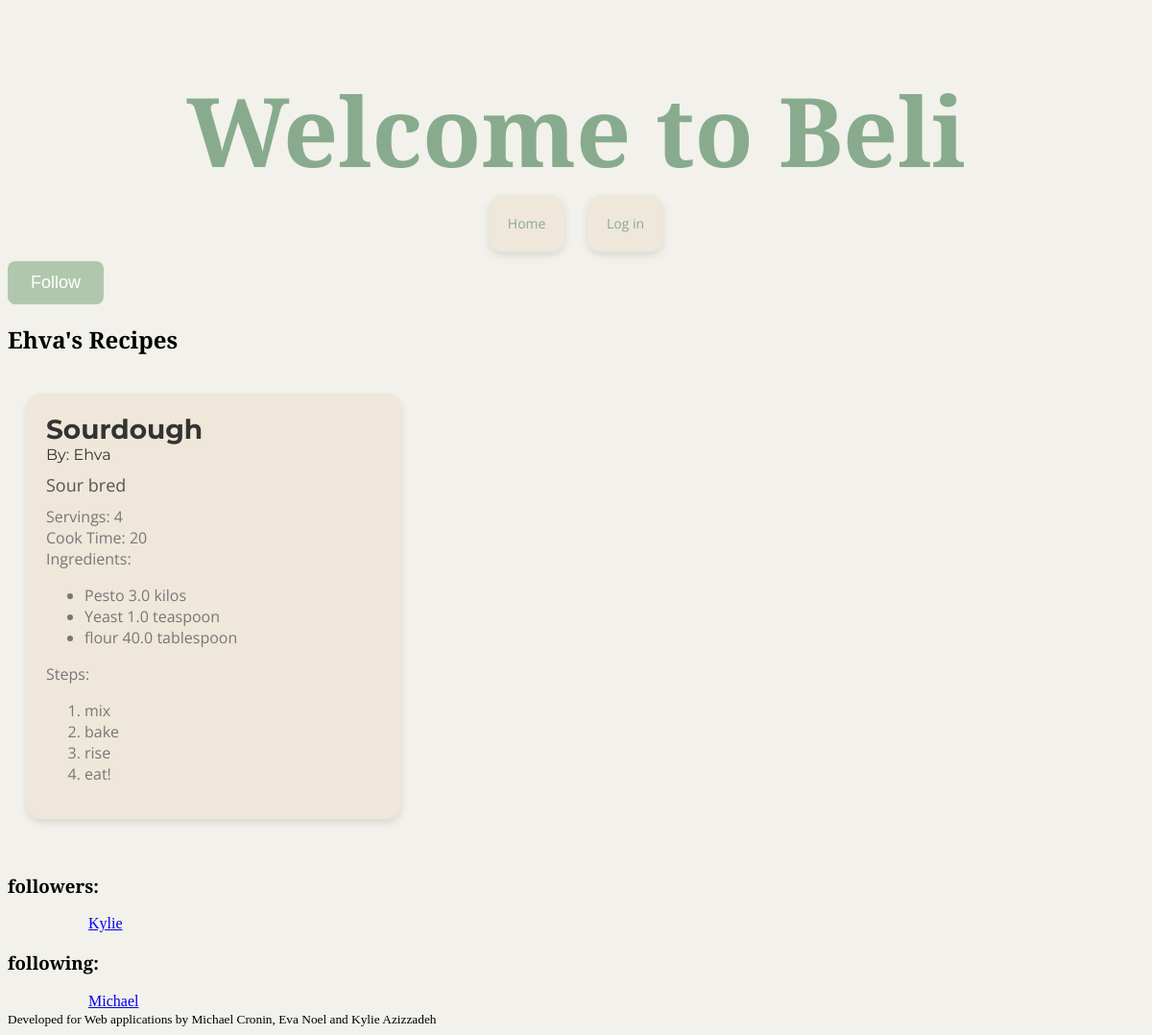
The page /user/2 on the database as committed earlier.
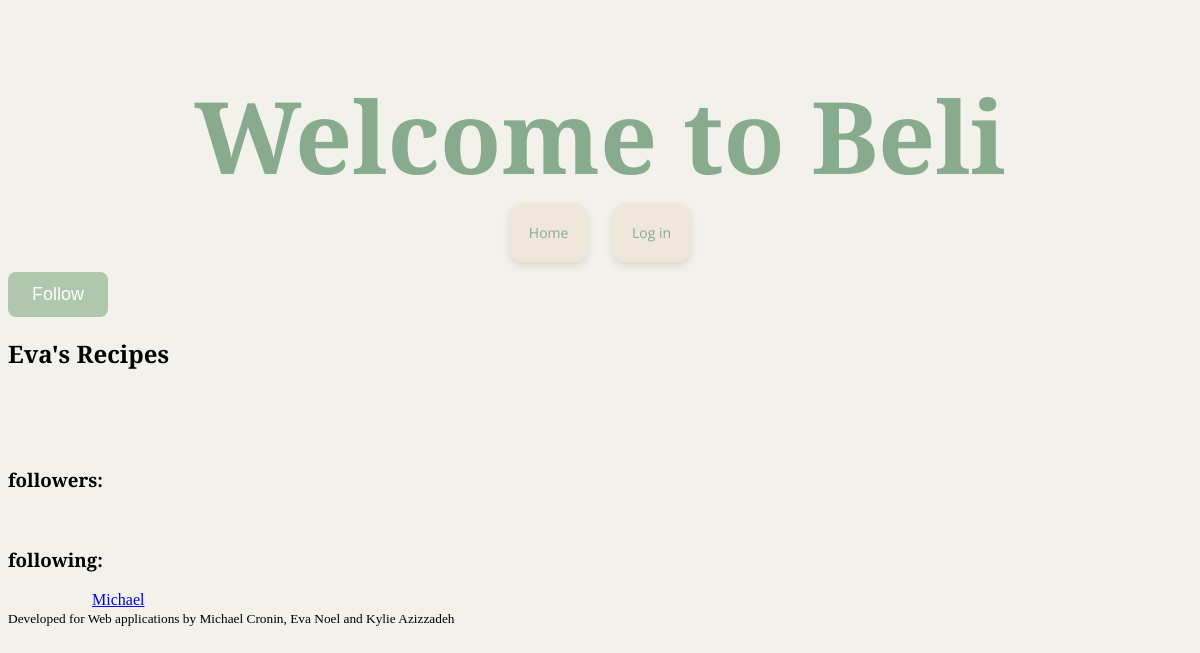
The same page on the database as committed later.
### beli/model.py (models this page shows)
class User(flask_login.UserMixin, db.Model):
    id = db.Column(db.Integer, primary_key=True)
    email = db.Column(db.String(128), unique=True, nullable=False)
    name = db.Column(db.String(64), nullable=False)
    password = db.Column(db.String(100), nullable=False)
    recipes = db.relationship('Recipe', back_populates='user')
    photos = db.relationship('Photo', back_populates='user')
    ratings = db.relationship('Rating', back_populates='user')
    bookmarks = db.relationship('Bookmark', back_populates='user')
    photos = db.relationship('Photo', back_populates='user')
    following = db.relationship(
        "User",
        secondary=FollowingAssociation.__table__,
        primaryjoin=FollowingAssociation.follower_id == id,
        secondaryjoin=FollowingAssociation.followed_id == id,
        back_populates="followers",
    )
    followers = db.relationship(
        "User",
        secondary=FollowingAssociation.__table__,
        primaryjoin=FollowingAssociation.followed_id == id,
        secondaryjoin=FollowingAssociation.follower_id == id,
        back_populates="following",
    )

class Recipe(db.Model):
    id = db.Column(db.Integer, primary_key=True)
    title = db.Column(db.String(512), nullable=False)
    description = db.Column(db.Text, nullable=False)
    servings = db.Column(db.Integer, nullable=False)
    cook_time = db.Column(db.Integer, nullable=False)
    user_id = db.Column(db.Integer, db.ForeignKey('user.id'), nullable=False)
    complete = db.Column(db.Boolean, nullable=False)
    user = db.relationship('User', back_populates='recipes')
    quantified_ingredients = db.relationship('QuantifiedIngredient', back_populates='recipe')
    steps = db.relationship('Step', back_populates='recipe')
    ratings = db.relationship('Rating', back_populates='recipe')
    bookmarks = db.relationship('Bookmark', back_populates='recipe')
    photos = db.relationship('Photo', back_populates='recipe')

class QuantifiedIngredient(db.Model):
    id = db.Column(db.Integer, primary_key=True)
    amount = db.Column(db.Float, nullable=False)
    unit = db.Column(db.String(64), nullable=False)
    ingredient_id = db.Column(db.Integer, db.ForeignKey('ingredient.id'), nullable=False)
    ingredient = db.relationship('Ingredient', back_populates='quantified_ingredients')
    recipe_id = db.Column(db.Integer, db.ForeignKey('recipe.id'), nullable=False)
    recipe = db.relationship('Recipe', back_populates='quantified_ingredients')

class Ingredient(db.Model):
    id = db.Column(db.Integer, primary_key=True)
    name = db.Column(db.String(512), nullable=False)
    quantified_ingredients = db.relationship('QuantifiedIngredient', back_populates='ingredient')

class Step(db.Model):
    id = db.Column(db.Integer, primary_key=True)
    description = db.Column(db.Text, nullable=False)
    order = db.Column(db.Integer, nullable=False)
    recipe_id = db.Column(db.Integer, db.ForeignKey('recipe.id'), nullable=False)
    recipe = db.relationship('Recipe', back_populates='steps')

### beli/main.py (the view)
@bp.route("/user/<int:user_id>")
def userProfile(user_id):
    user = db.session.get(model.User, user_id)
    if not user:
        abort(404, "User id {} doesn't exist.".format(user_id))
    query = db.select(model.Recipe).where((model.Recipe.user_id == user_id))
    recipes = db.session.execute(query).scalars().all()
    if user == current_user:
        follow_button = None
    if flask_login.current_user not in user.followers:
        follow_button = "follow"
    if flask_login.current_user in user.followers:
        follow_button = "unfollow"
    return render_template("main/profile.html", recipes=recipes, user=user, follow_button=follow_button)

### beli/templates/main/profile.html (shortened to what this page needs)
{% extends 'base.html' %}
{% block prof %}
    <section>
        {% if current_user.id != user.id %}
            {% if follow_button == "follow" %}
                <form action="{{ url_for('main.follow', user_id=user.id) }}" method="post">
                    <input class = "recipe-button" type="submit" value="Follow">
                </form>
            {% elif follow_button == "unfollow" %}
                <form action="{{ url_for('main.unfollow', user_id=user.id) }}" method="post">
                    <input class = "recipe-button" type="submit" value="Unfollow">
                </form>
            {% endif %}
        {% endif %}
        <h2 class="page-title">{{ user.name }}'s Recipes</h2>
        {% include 'recipes_template.html' %}
    </section>
    <section>
            <h3 class="page-title">followers:</h3>
            {% for account in user.followers %}
                <a href="{{ url_for('main.userProfile', user_id = account.id)  }}">{{ account.name }}</a>
            {% endfor %}
            <h3 class="page-title">following:</h3>
            {% for account in user.following %}
                <a href="{{ url_for('main.userProfile', user_id = account.id)  }}">{{ account.name }}</a>
            {% endfor %}
        </section>
{% endblock %}

### beli/templates/recipe_template.html
<div class="recipe-card">
    <span class="recipe-title">
        <a href ="{{ url_for('main.recipe', recipe_id=recipe.id) }}"> {{ recipe.title}} </a>
        </span>
    <div class="recipe-author">By:
        <a href ="{{ url_for('main.userProfile', user_id=recipe.user.id) }}"> {{ recipe.user.name }}</a>
    </div>
      <div class="recipe-description">{{ recipe.description }}</div>
    <div class="recipe-details">
        <div class="servings">Servings: {{ recipe.servings }}</div>
        <div class="cooktime">Cook Time: {{ recipe.cook_time }}</div>
        <div class="ingredients"> Ingredients:
            <ul>
                {% for qi in recipe.quantified_ingredients %}
                    <li>{{ qi.ingredient.name }} {{ qi.amount }} {{ qi.unit }}</li>
                {% endfor %}
            </ul>
        </div>
        <div class="steps">Steps:
            <ol>
                {% for step in recipe.steps %}
                <li>{{ step.description }}</li>
                {% endfor %}
            </ol>
         </div>
    </div>
</div>

Rows that differ between the two databases and show on the page:
removed Recipe: title "Sourdough", user.name "Ehva", description "Sour bred", servings "4", cook_time "20"
no longer on this page (row edited): QuantifiedIngredient: ingredient.name "Pesto", amount "3.0", unit "kilos"
no longer on this page (row edited): QuantifiedIngredient: ingredient.name "Yeast", amount "1.0", unit "teaspoon"
no longer on this page (row edited): QuantifiedIngredient: ingredient.name "flour", amount "40.0", unit "tablespoon"
no longer on this page (row edited): Step: description "mix"
no longer on this page (row edited): Step: description "bake"
no longer on this page (row edited): Step: description "rise"
no longer on this page (row edited): Step: description "eat!"
no longer on this page (row edited): User: name "Kylie", shown under "followers:"
changed User: name "Ehva" → "Eva"
